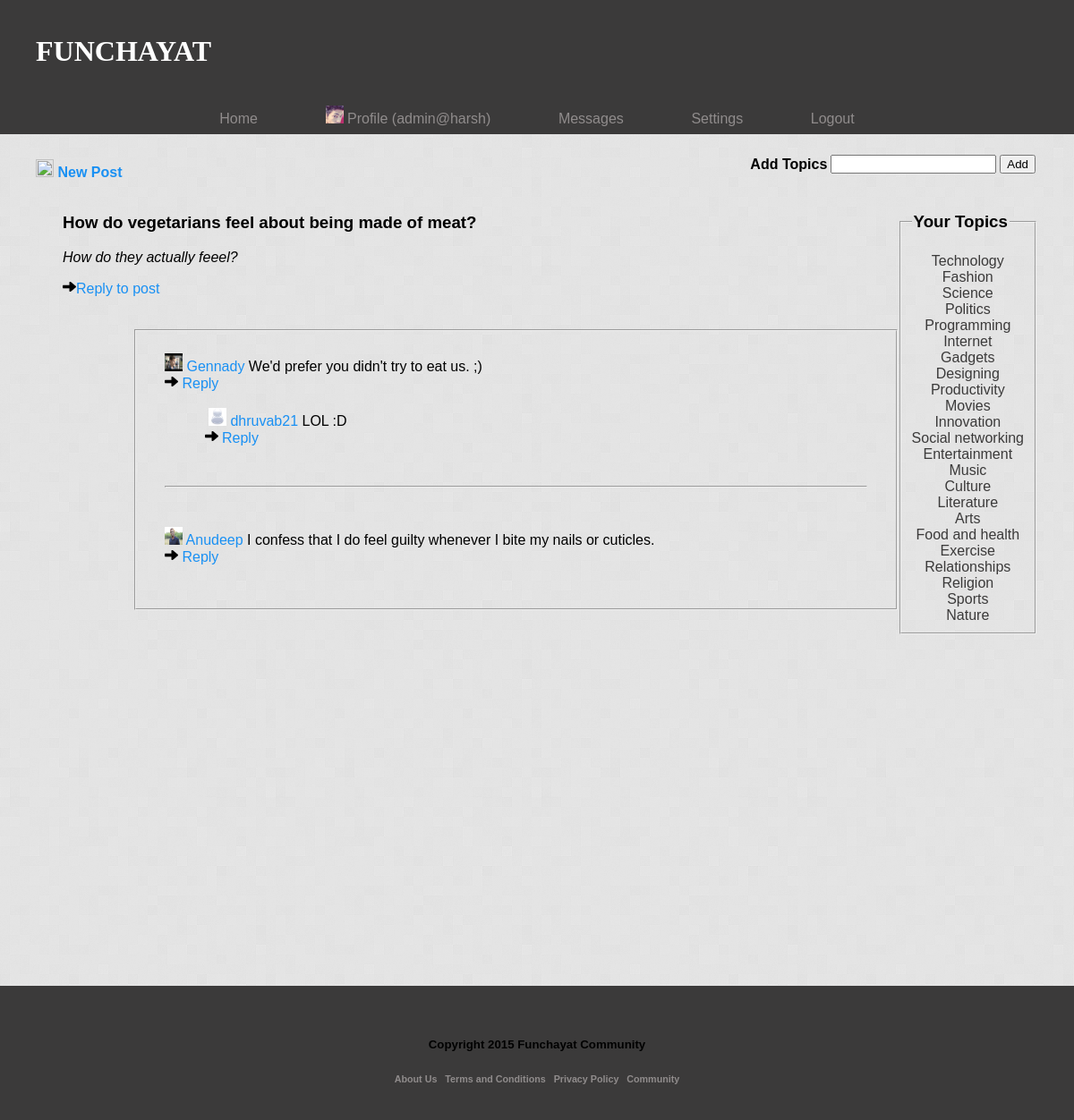
The app's page /showpost.php?id=16 (signed in) with its own data.
### tables this page shows
CREATE TABLE IF NOT EXISTS `replies` (
  `serial` int(11) NOT NULL,
  `post_id` int(11) NOT NULL,
  `rep_id` int(11) NOT NULL,
  `root` int(11) NOT NULL,
  `by` varchar(30) NOT NULL,
  PRIMARY KEY (`serial`)
);

### functions/main.php (the view, shortened to what this page needs)
<?php
	function get_pic($uname) {
		$res=@mysql_query("SELECT * from users where uname='$uname'");
		$res=mysql_fetch_array($res);
		if($res['userpicture'])
			return ("profile_images/$uname.jpg");
		else
			return ("images/user.jpg");
	}
	function display_all_replies($post_id, $curr_id, $indent, $first) {
		$sql="SELECT * from `replies` where `root`='$curr_id' and `post_id`='$post_id'";
		$res=mysql_query($sql);
		if(!mysql_num_rows($res)) {
			return;
		}
		echo "<div style='margin-left: 10*$indent'>";
		while($data=mysql_fetch_array($res)) {
			$rep_id=$data['rep_id'];
			if($curr_id==$post_id and !$first) echo "<br><hr><br><br>";
			$first=false;
			$by=$data['by'];
			$pic=get_pic($by);
			$fp=@fopen("replies/$post_id/$rep_id.txt", "r");
			$rep=@fread($fp, filesize("replies/$post_id/$rep_id.txt"));
			for($i=0; $i<$indent; $i++) echo "&nbsp;"; ?>
            <img src='<?php echo $pic; ?>' width='20' height='20'/>
            <?php
			echo "<a href='profile.php?member=$by'>$by</a> "; echo $rep; echo "<br>";
			echo "<a href='reply.php?id=$post_id&root=$rep_id'><img src='images/reply.png' width='15' height='15''/> Reply</a><br><br>";
			display_all_replies($post_id, $rep_id, $indent+10, $first);
		}
		echo "</div>";
	}
?>

### css/main.css (style rules this page uses)
body { background-image:url(../images/background.png); font-family:Arial, sans-serif; margin: 0px; }
a { text-decoration: none; color:rgba(25,144,243,1.00); }

### records on screen
replies: shows a picture, by "Gennady", rep "We'd prefer you didn't try to eat us. ;)"
replies: shows a picture, by "dhruvab21", rep "LOL :D"
replies: shows a picture, by "Anudeep", rep "I confess that I do feel guilty whenever I bite my nails or cuticles."

### other values on screen
$uname "admin@harsh"
$topics[$i] "Technology"
$topics[$i] "Fashion"
$topics[$i] "Science"
$topics[$i] "Politics"
$topics[$i] "Programming"
$topics[$i] "Internet"
$topics[$i] "Gadgets"
$topics[$i] "Designing"
$topics[$i] "Productivity"
$topics[$i] "Movies"
$topics[$i] "Innovation"
$topics[$i] "Social networking"
$topics[$i] "Entertainment"
$topics[$i] "Music"
